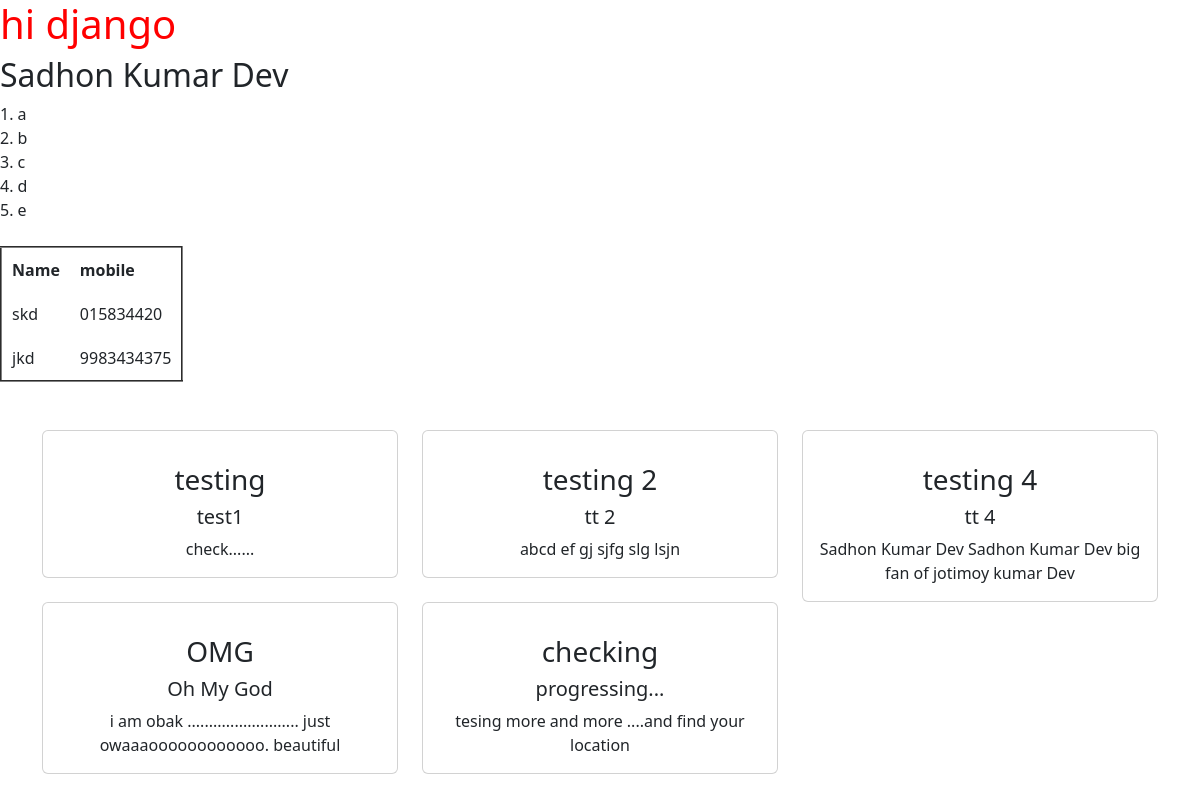
/food/homepage/, run on the app's committed database.
### food/models.py (models this page shows)
class Service(models.Model):
    service_icon= models.CharField(max_length=50)
    service_title= models.CharField(max_length=50)
    service_des= models.TextField()

### food/views.py (the view)
# urls.py: path('homepage/', views.homepage, name='homepage'),
def homepage(request):
    serviceData=Service.objects.all()
    data={
        'title': "homepage-skd",
        'name':'Sadhon Kumar Dev',
        'list': ['a','b', 'c', 'd', 'e'],
        'stn':[
            {'name':'skd', 'phone':'015834420'},
            {'name':'jkd', 'phone':'9983434375'},
        ],
        'serviceData':serviceData
    }
    return render(request, 'index.html', data)

### templates/index.html (shortened to what this page needs)
<!DOCTYPE html>
<html lang="en">
<head>
    <link rel="stylesheet" href="/static/css/index.css">
    <link href="https://cdn.jsdelivr.net/npm/bootstrap@5.3.0-alpha3/dist/css/bootstrap.min.css" rel="stylesheet">
</head>
<body>
    <h1 class="hi">hi django</h1>
    <h2> {{name}} </h2>
    <div>
        {% for i in list %}
           {{forloop.counter}}. {{i}} <br>
        {% endfor %}
    </div>
<br>
    <div>
        <table border="2" cellpadding='10'>
            <tr>
                <th>Name</th>
                <th>mobile</th>
            </tr>
            {% for i in stn %}
            <tr>
                <td> {{i.name}} </td>
                <td> {{i.phone}} </td>
            </tr>
            {% endfor %}
        </table>
    </div>
    <div class="container mt-5">
        <div class="row">
            {% for n in serviceData %}
            <div class="col-md-4">
                <div class="card text-center">
                    <div class="card-body">
                        <h3 class="card-title">{{n.service_icon}}</h3>
                        <h5 class="card-title"> {{n.service_title}} </h5>
                        <p class="card-text">{{n.service_des}}  </p>
                    </div>
                </div>
            </div>
            {% endfor %}
        </div>
    </div>
</body>
</html>

### static/css/index.css (style rules this page uses)
.hi { color: red; }

### data on the page
Service: service_icon "testing", service_title "test1", service_des "check......"
Service: service_icon "testing 2", service_title "tt 2", service_des "abcd ef gj sjfg slg lsjn"
Service: service_icon "testing 4", service_title "tt 4", service_des "Sadhon Kumar Dev Sadhon Kumar Dev big fan of jotimoy kumar Dev"
Service: service_icon "OMG", service_title "Oh My God", service_des "i am obak .......................... just owaaaoooooooooooo. beautiful"
Service: service_icon "checking", service_title "progressing...", service_des "tesing more and more ....and find your location"

### other printed values
{{ name }} "Sadhon Kumar Dev"
{{ i }} "a" "b" "c" "d" "e"
{{ i.name }} "skd" "jkd"
{{ i.phone }} "015834420" "9983434375"
